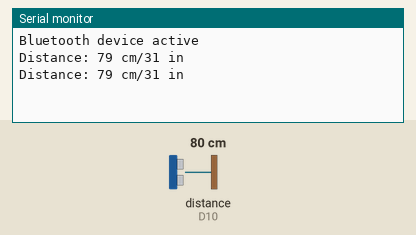
This sketch was run on a simulated Arduino Nano 33 IoT. On the bench: the last lines printed to the serial monitor. Wiring (inferred from the names in the program): ultrasonic range finder: trigger D8; echo D10. The test bench sets the inputs (shaded band); at power-on: distance to the obstacle (sensor on D10) 80 cm. The echo pulse lasts 58.3 µs per cm; nothing arrives over Bluetooth unless stated; a phone connects over Bluetooth LE 3 s after start.

Above: at 1.8 s.
1.9 s: distance to the obstacle (sensor on D10) set to 2 cm
At 2.8 s:
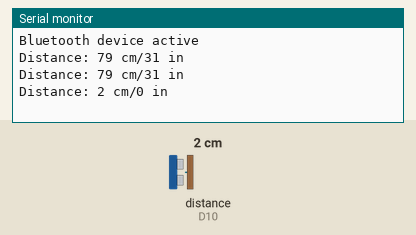
3.4 s: distance to the obstacle (sensor on D10) set to 4 cm
At 4.8 s:
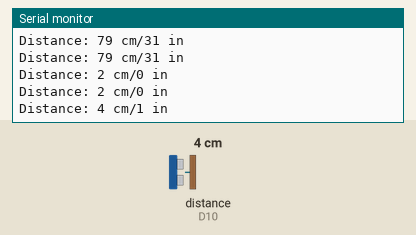
Timing chart, 0 to 6.4 s (numbered marks = the images above; inputs shaded):
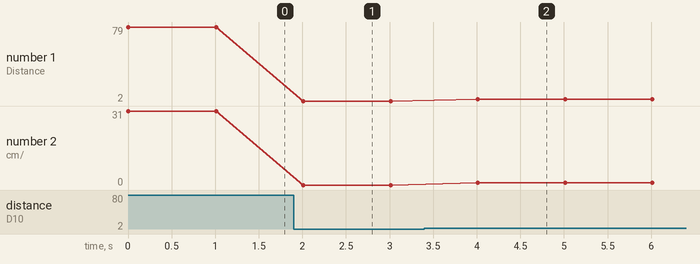

Measured:
- after the input at 1.9 s, the serial monitor: prints a new line after 0.11 s (image 1)
- after the input at 3.4 s, the serial monitor: prints a new line after 0.61 s (image 2)
- plotted number 1: 79 → 2 after the input at 1.9 s, 2 → 4 after the input at 3.4 s
- plotted number 2: 31 → 0 after the input at 1.9 s, 0 → 1 after the input at 3.4 s

The sketch:

bluetooth_communication.ino
```cpp
// Lab 4 code
const int trigPin = 8;
const int echoPin = 10;
long duration;
int distanceCm, distanceInch;
const double R1 = 0.0343/2;
const double R2 = R1/2.54;
const int threshold = 3;
//const int ledPin = 2;
//const int ledPin2 = 6;

// Lab 5 new code
#include <ArduinoBLE.h>

BLEService newService("170A"); // creating the service
BLEByteCharacteristic readChar("2A53", BLERead);
BLEByteCharacteristic writeChar("2A54", BLEWrite);

void setup() {
  // put your setup code here, to run once:
  // Lab 4 code
  pinMode(trigPin, OUTPUT);
  pinMode(echoPin, INPUT);
//  pinMode(ledPin, OUTPUT);
//  pinMode(ledPin2, OUTPUT);
  Serial.begin(9600);

  // Lab 5 new code
  while(!Serial);
  if (!BLE.begin()){
    Serial.println("Waiting for ArduinoBLE");
    while(1);
  }
  BLE.setDeviceName("JJ_Richard");
  BLE.setAdvertisedService(newService);
  newService.addCharacteristic(readChar);
  newService.addCharacteristic(writeChar);
  BLE.addService(newService);
  readChar.writeValue(0);
  writeChar.writeValue(0);
  BLE.advertise();
  Serial.println("Bluetooth device active");
}

void loop() {
  // put your main code here, to run repeatedly:
  // Lab 4 code
  digitalWrite(trigPin, LOW);
  delayMicroseconds(2);
  digitalWrite(trigPin, HIGH);
  delayMicroseconds(10);
  digitalWrite(trigPin, LOW);
  duration = pulseIn(echoPin, HIGH);

  distanceCm = duration * R1;
  distanceInch = duration * R2;
  Serial.print("Distance: ");
  Serial.print(distanceCm);
  Serial.print(" cm/");
  Serial.print(distanceInch);
  Serial.println(" in");
  delay(1000);

//  if (distanceInch < threshold) {
//    digitalWrite(ledPin, HIGH);
//    digitalWrite(ledPin2, LOW);
//  }
//  else {
//    digitalWrite(ledPin, LOW);
//    digitalWrite(ledPin2, HIGH);
//  }

  // Lab 5 new code
  readChar.writeValue(distanceCm);
  if (writeChar.written()) {
    if (writeChar.value()) {

    }
    }
}
```
